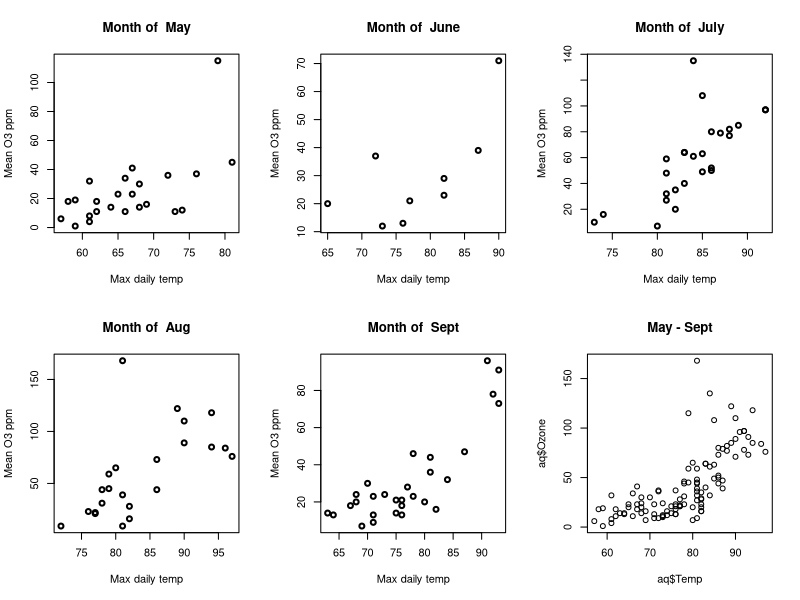
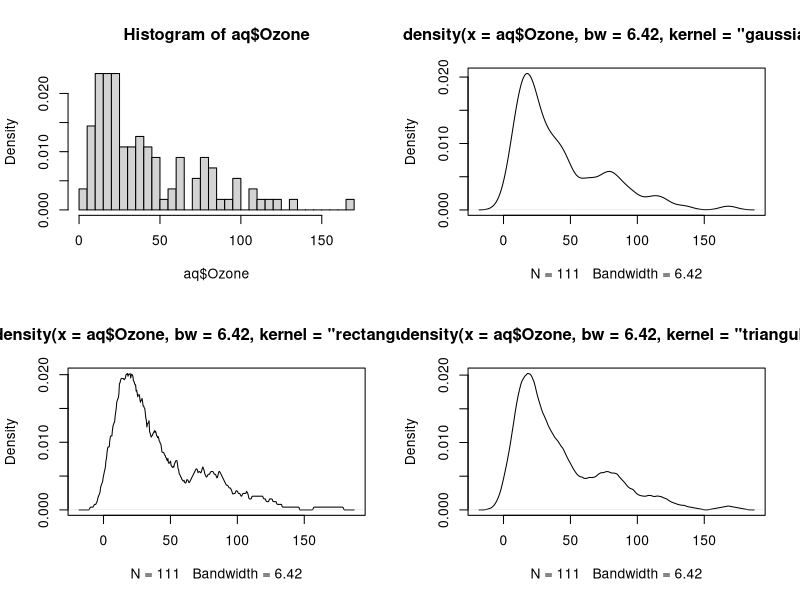

R code for these plots, in order:
## HW3 exploration
aq <- na.omit(datasets::airquality)



par(mfrow = c(2,3))
i <-1
for(m in unique(aq$Month)){
  
  month <- c('May','June','July','Aug','Sept')
  aq.subset <- subset(aq, Month == m)
  plot(aq.subset$Ozone ~ aq.subset$Temp, lwd = 2, 
       main = paste('Month of ',month[i]),
       xlab = 'Max daily temp', ylab = 'Mean O3 ppm')
  i<-i+1
}
plot(aq$Ozone~aq$Temp, main = paste('May - Sept'))


## a) Use simple regression model to predict mean ozone in ppb using max daily temperature, report its beta1
## b) compare standard error of $\beta_1$ from the model, vs methods of bootstrapping

## 95% CI using the standard error can be calculated as : #mean(beta) +/- 1.96*se(beta)#
z <-aq[,c('Temp','Ozone')]
itr       = 10000
theta     = NULL
thetas    = rep(0,itr)
set.seed(0)

model = lm(z[,2]~z[,1])
theta = as.numeric(model$coefficients[2])
for(i in 1:itr){
  z.new = z[sample(1:length(z[,1]),replace=T),]
  model = lm(z.new[,2]~z.new[,1])
  thetas[i] = model$coefficients[2]
}
bias = mean(thetas)-theta

## OUTPUT
print(paste('OBSERVED DATA ESTIMATE: ' ,theta))
print(paste('ESTIMATED BIAS: ' ,bias))
print(paste('BIAS-CORRECTED ESTIMATE: ' ,theta-bias  ))


### KDE:

par(mfrow= c(2,2))
hist(aq$Ozone, breaks = 30,freq = FALSE)
plot(density(aq$Ozone,kernel = 'gaussian',bw = 6.42))
plot(density(aq$Ozone,kernel = 'rectangular',bw = 6.42))
plot(density(aq$Ozone,kernel = 'triangular',bw = 6.42))



  
  



